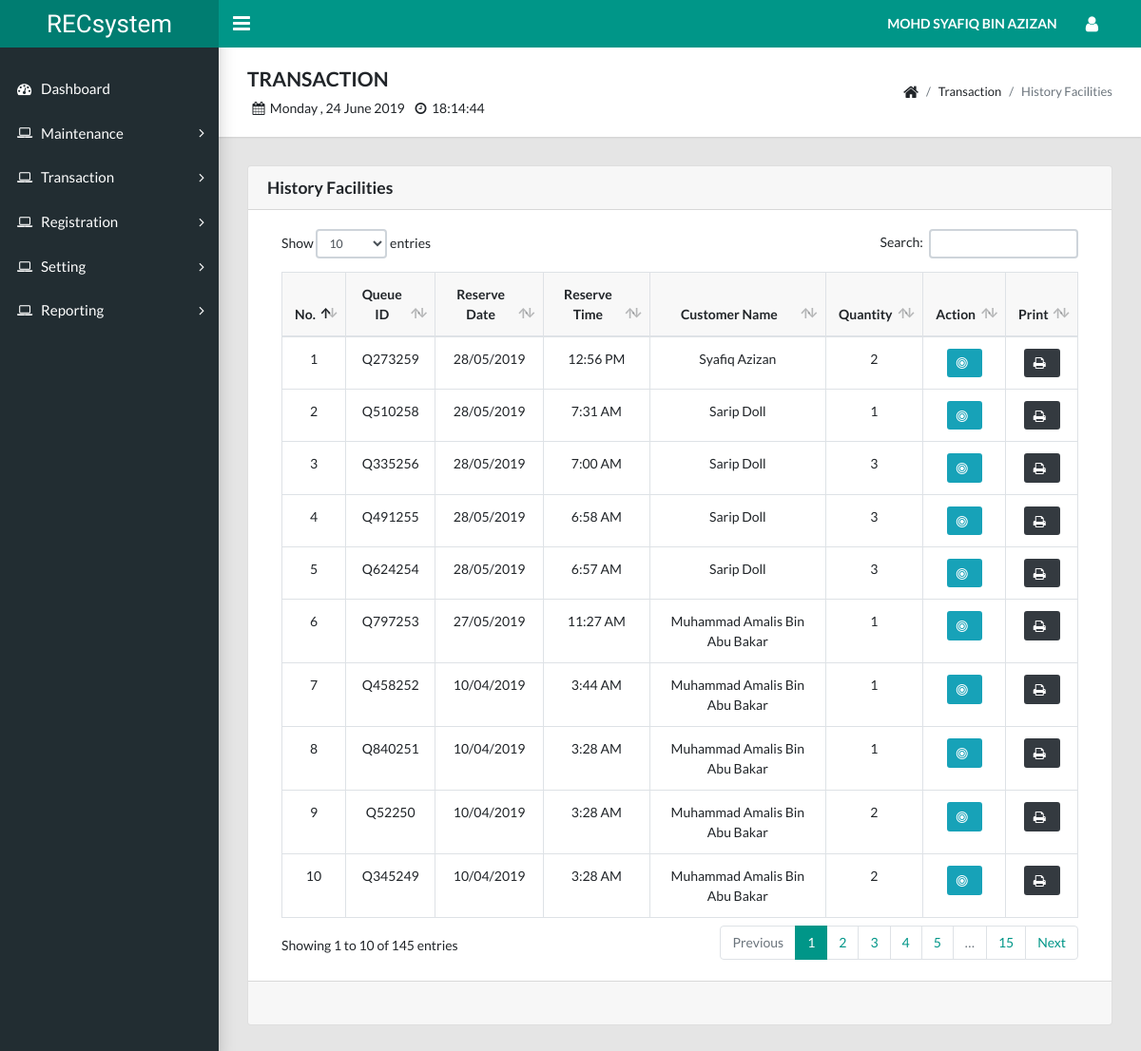
The page /manager/reporting_reserve_view.php (signed in) on the database its author committed.
### tables this page shows
CREATE TABLE `user_manager` (
  `manager_id` int(11) NOT NULL,
  `manager_full` varchar(255) NOT NULL,
  `manager_email` varchar(255) NOT NULL,
  `manager_password` varchar(255) NOT NULL,
  `manager_phone` varchar(255) NOT NULL,
  `manager_address` varchar(255) DEFAULT NULL
);

CREATE TABLE `used_start` (
  `start_id` int(11) NOT NULL,
  `start_random` varchar(255) NOT NULL,
  `start_date` datetime NOT NULL,
  `cust_id` int(11) NOT NULL
);

CREATE TABLE `user_customer` (
  `cust_id` int(11) NOT NULL,
  `cust_ic` varchar(255) NOT NULL,
  `cust_name` varchar(255) NOT NULL,
  `cust_email` varchar(255) NOT NULL,
  `cust_password` varchar(255) NOT NULL,
  `cust_contact` varchar(255) NOT NULL,
  `cust_gender` varchar(11) DEFAULT NULL,
  `cust_age` int(11) DEFAULT NULL,
  `cust_address` varchar(255) DEFAULT NULL,
  `cust_register` datetime NOT NULL,
  `staff_id` int(11) DEFAULT NULL
);

### manager/reporting_reserve_view.php (the view, shortened to what this page needs)
<?php include "header.php"; ?>
<?php include "navbar.php"; ?>
<?php include "sidebar.php"; ?>
<?php include "dbconnection.php"; ?>
<body class="app sidebar-mini rtl">
  <main class="app-content">
    <div class="app-title">
      <div>
        <h4>TRANSACTION</h4><span id="date_time"></span></small>
      </div>
      <ul class="app-breadcrumb breadcrumb side">
        <li class="breadcrumb-item"><i class="fa fa-home fa-lg"></i></li>
        <li class="breadcrumb-item">Transaction</li>
        <li class="breadcrumb-item active">History Facilities</li>
      </ul>
    </div>
    <div class="row">
      <div class="col-md-12">
        <div class="bs-component">
          <div class="card">
            <h5 class="card-header">History Facilities</h5>
            <div class="card-body">
              <table class="table table-hover table-bordered" id="data-table">
                <thead bgcolor=#f8f8f8>
                  <tr align="center">
                    <th>No.</th>
                    <th>Queue ID</th>
                    <th>Reserve Date</th>
                    <th>Reserve Time</th>
                    <th>Customer Name</th>
                    <th>Quantity</th>
                    <th>Action</th>
                    <th>Print</th>
                  </tr>
                </thead>
                <tbody>
                  <?php
                  $list_status = 0;
                  $u =0;
                  $stmt = $conn->prepare("SELECT DISTINCT start.start_id as start_id, start.start_random as start_random, start.start_date as start_date,
                  customer.cust_name as cust_name, COUNT(list.list_id) AS a
                  FROM `used_list` AS list
                  JOIN `used_start` AS start ON list.start_id=start.start_id
                  JOIN `user_customer` AS customer ON start.cust_id=customer.cust_id
                  AND list.list_status=2 GROUP BY list.start_id ORDER BY start.start_id DESC");
                  $stmt->bind_param("s", $list_status);
                  $stmt->execute();
                  $result = $stmt->get_result();
                    while($row = $result->fetch_assoc())
                    {
                      $start_id = $row['start_id'];
                      $start_random = $row['start_random'];
                      $cust_name = $row['cust_name'];
                      $start_date = date_format(date_create($row['start_date']), 'd/m/Y');
                      $start_time = date_format(date_create($row['start_date']), 'g:i A');
                      $a = $row['a'];
                      $u++;
                      ?>
                      <tr align="center">
                        <td><?php echo $u; ?></td>
                        <td><?php echo $start_random; ?></td>
                        <td><?php echo $start_date; ?></td>
                        <td><?php echo $start_time; ?></td>
                        <td><?php echo $cust_name; ?></td>
                        <td><?php echo $a; ?></td>
                        <td>
                          <a href="#view<?php echo $start_id; ?>" data-toggle="modal" class="btn btn-info btn-sm"><i class='fa fa-bullseye'></i></a>
                        </td>
                        <td align="center">
                          <form action="reporting_reserve_print.php" method="post" enctype="multipart/form-data" target="print_popup"  onsubmit="window.open('about:blank','print_popup','width=800,height=500');">
                            <button type="submit" name="submit" class="btn btn-dark btn-sm"><i class="fa fa-print"></i></button>
                          </form>
                        </td>
                      </tr>
                    <?php } ?>
                  </tbody>
                </table>
              </div>
              <div class="card-footer">
              </div>
          </div>
        </div>
      </div>
    </div>
  </main>
</body>
</html>

### manager/header.php (shortened to what this page needs)
<!DOCTYPE html>
<html lang="en">
<head>
  <link rel="stylesheet" type="text/css" href="../css/main.css">
  <link rel="stylesheet" type="text/css" href="https://maxcdn.bootstrapcdn.com/font-awesome/4.7.0/css/font-awesome.min.css">
</head>

### manager/navbar.php (shortened to what this page needs)
<?php include "identification.php"; ?>
<header class="app-header">
  <a class="app-header__logo" href="dashboard.php">RECsystem</a>
  <a class="app-sidebar__toggle" href="#" data-toggle="sidebar" aria-label="Hide Sidebar"></a>
  <ul class="app-nav">
    <li class="dropdown"><a class="app-nav__item"  style="color:white;font-weight:bold;"><?php echo manager(); ?></a>
    </li>
    <li class="dropdown"><a class="app-nav__item" href="#" data-toggle="dropdown" aria-label="Open Profile Menu"><i class="fa fa-user fa-lg"></i></a>
    </li>
  </ul>
</header>

### manager/identification.php
<?php
function manager(){
include "dbconnection.php";
  	$id = $_SESSION['manager_id'];
    $stmt = $conn->prepare("SELECT * FROM `user_manager` WHERE manager_id=?");
    $stmt->bind_param("s", $id);
    $stmt->execute();
    $result = $stmt->get_result();
    $row = $result->fetch_assoc();
      $manager_full = $row ['manager_full'];
      echo strtoupper($manager_full);
}
 ?>

### manager/sidebar.php (shortened to what this page needs)
<aside class="app-sidebar">
  <ul class="app-menu">
    <li><a class="app-menu__item" href="dashboard.php"><i class="app-menu__icon fa fa-dashboard"></i><span class="app-menu__label">Dashboard</span></a></li>
    <li class="treeview"><a class="app-menu__item" href="#" data-toggle="treeview"><i class="app-menu__icon fa fa-laptop"></i><span class="app-menu__label">Maintenance</span><i class="treeview-indicator fa fa-angle-right"></i></a>
    </li>
    <li class="treeview"><a class="app-menu__item" href="#" data-toggle="treeview"><i class="app-menu__icon fa fa-laptop"></i><span class="app-menu__label">Transaction</span><i class="treeview-indicator fa fa-angle-right"></i></a>
    </li>
    <li class="treeview"><a class="app-menu__item" href="#" data-toggle="treeview"><i class="app-menu__icon fa fa-laptop"></i><span class="app-menu__label">Registration</span><i class="treeview-indicator fa fa-angle-right"></i></a>
    </li>
    <li class="treeview"><a class="app-menu__item" href="#" data-toggle="treeview"><i class="app-menu__icon fa fa-laptop"></i><span class="app-menu__label">Setting</span><i class="treeview-indicator fa fa-angle-right"></i></a>
    </li>
    <li class="treeview"><a class="app-menu__item" href="#" data-toggle="treeview"><i class="app-menu__icon fa fa-laptop"></i><span class="app-menu__label">Reporting</span><i class="treeview-indicator fa fa-angle-right"></i></a>
    </li>
  </ul>
</aside>

### manager/header.php (style rules this page uses)
.dropdown { position: relative; display: inline-block; }

### rows shown on the page
user_manager: manager_full "MOHD SYAFIQ BIN AZIZAN"
used_start: start_random "Q273259", start_date "28/05/2019", start_date "12:56 PM", cust.cust_name "Syafiq Azizan", a "2"
used_start: start_random "Q510258", start_date "28/05/2019", start_date "7:31 AM", cust.cust_name "Sarip Doll", a "1"
used_start: start_random "Q335256", start_date "28/05/2019", start_date "7:00 AM", cust.cust_name "Sarip Doll", a "3"
used_start: start_random "Q491255", start_date "28/05/2019", start_date "6:58 AM", cust.cust_name "Sarip Doll", a "3"
used_start: start_random "Q624254", start_date "28/05/2019", start_date "6:57 AM", cust.cust_name "Sarip Doll", a "3"
used_start: start_random "Q797253", start_date "27/05/2019", start_date "11:27 AM", cust.cust_name "Muhammad Amalis Bin Abu Bakar", a "1"
used_start: start_random "Q458252", start_date "10/04/2019", start_date "3:44 AM", cust.cust_name "Muhammad Amalis Bin Abu Bakar", a "1"
used_start: start_random "Q840251", start_date "10/04/2019", start_date "3:28 AM", cust.cust_name "Muhammad Amalis Bin Abu Bakar", a "1"
used_start: start_random "Q52250", start_date "10/04/2019", start_date "3:28 AM", cust.cust_name "Muhammad Amalis Bin Abu Bakar", a "2"
used_start: start_random "Q345249", start_date "10/04/2019", start_date "3:28 AM", cust.cust_name "Muhammad Amalis Bin Abu Bakar", a "2"
